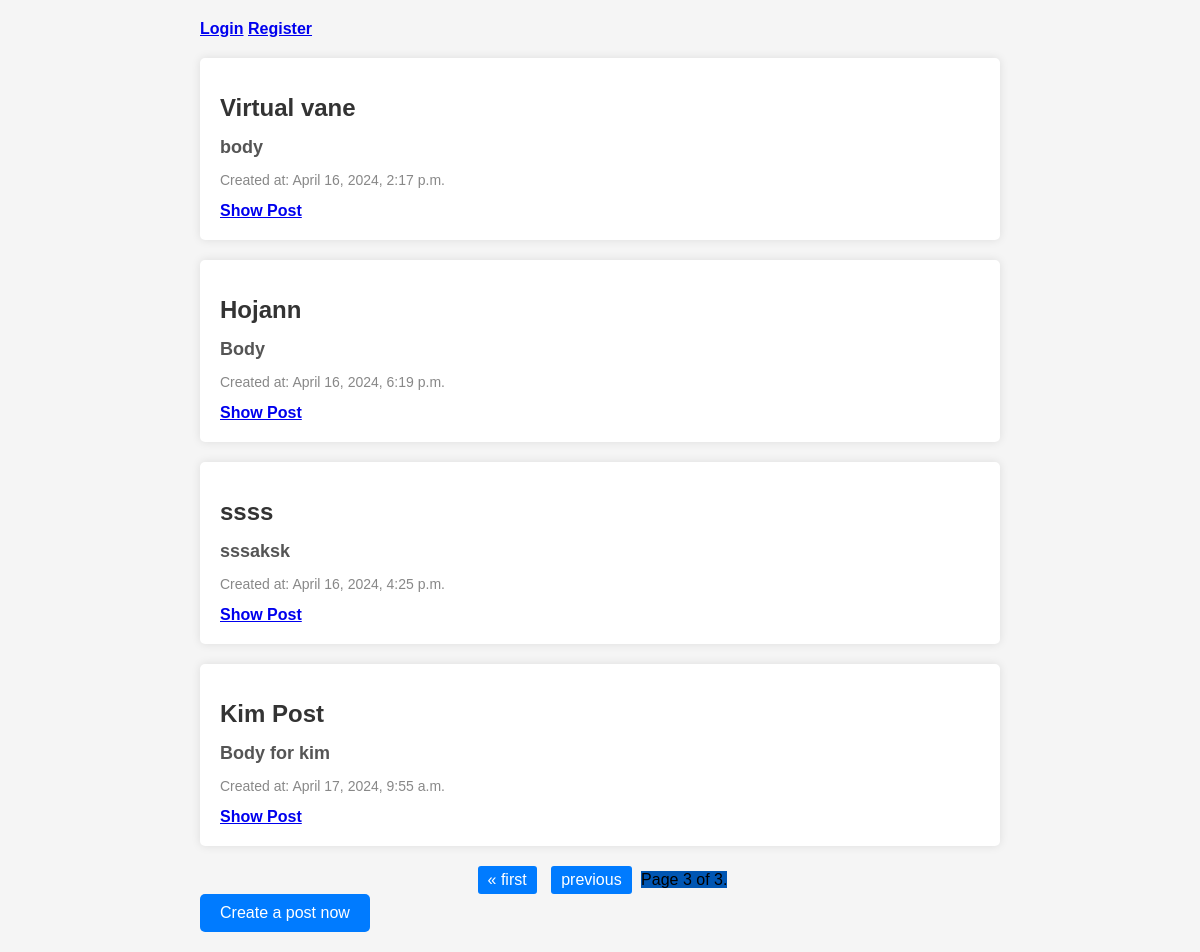
The page /posts/?page=4 on the database as committed earlier.
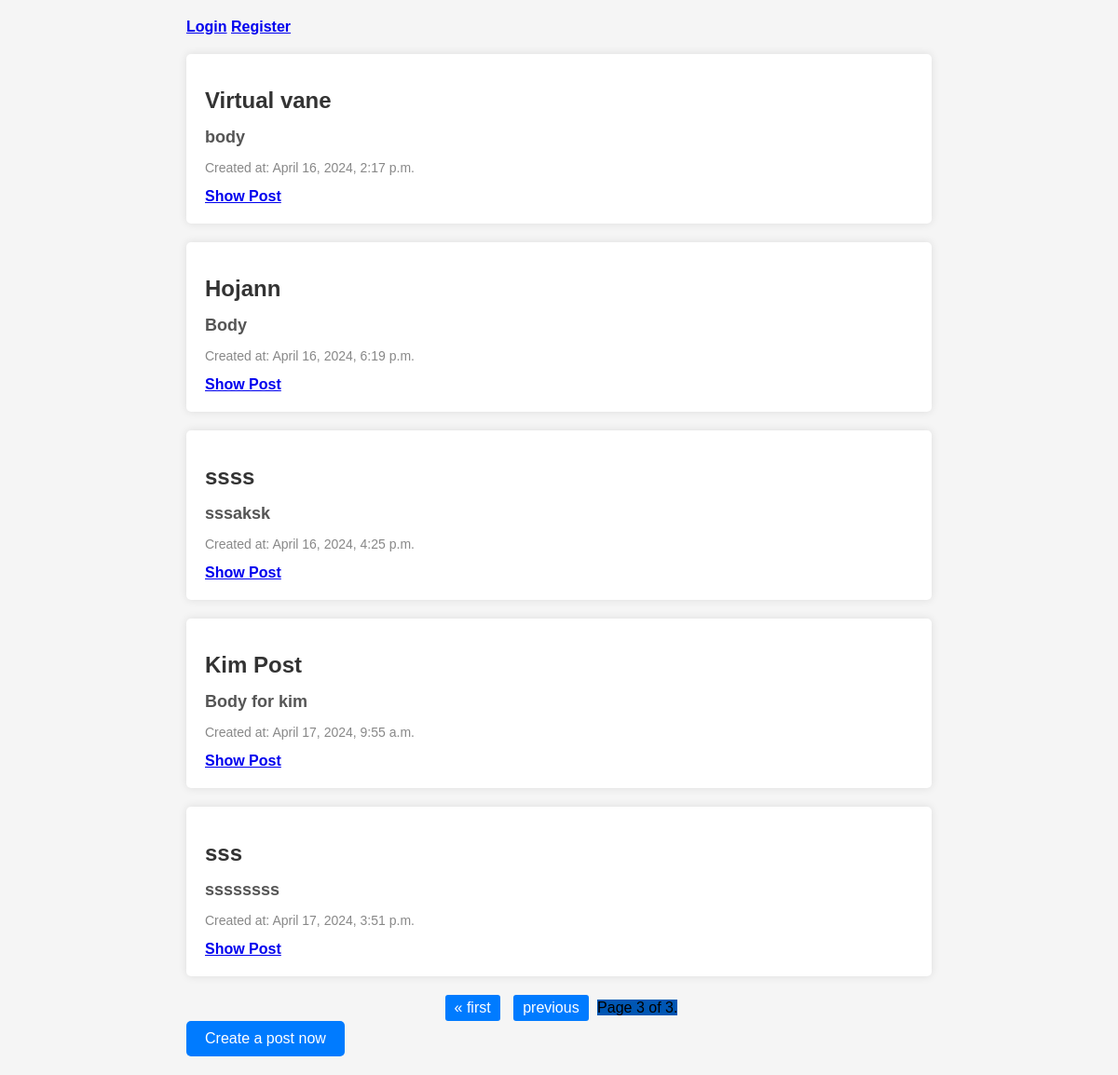
The same page on the database as committed later.
### app/models.py (models this page shows, shortened)
class Post(models.Model):
    title = models.CharField(max_length=200)
    body = models.TextField()
    created_at = models.DateTimeField(default=datetime.now())

### app/views.py (the view)
# urls.py: path('posts/', views.posts, name='home'),
def posts(request):
    posts = Post.objects.all()
    user = request.user
    paginator = Paginator(posts, 5)  # Paginate by 5 posts per page
    page_number = request.GET.get('page')
    page_obj = paginator.get_page(page_number)
    context = {'page_obj': page_obj, 'user': user}
    return render(request, 'home.html', context)

### templates/home.html (shortened to what this page needs)
<!DOCTYPE html>
<html lang="en">
<head>
</head>
<body>
    <div class="container">
        <div class="user-info">
            {% if user.is_authenticated %}
                <p>Welcome, <b>{{ user.username }}</b></p>
                <b><a href="{% url 'logout' %}">Logout</a></b>
            {% else %}
                <b><a href="{% url 'login' %}">Login</a></b>
                <b><a href="{% url 'register' %}">Register</a></b>
            {% endif %}
        </div>
        {% for post in page_obj %}
            <div class="post">
                <h1>{{ post.title }}</h1>
                <h2>{{ post.body }}</h2>
                <p>Created at: {{ post.created_at }}</p>
                <b><a href="{% url 'post-detail' post.id %}">Show Post</a></b>
            </div>
        {% endfor %}
        <div class="pagination">
            <span class="step-links">
                {% if page_obj.has_previous %}
                    <a href="?page=1">&laquo; first</a>
                    <a href="?page={{ page_obj.previous_page_number }}">previous</a>
                {% endif %}
                <span class="current">
                    Page {{ page_obj.number }} of {{ page_obj.paginator.num_pages }}.
                </span>
            </span>
        </div>
        <a href="{% url 'create-post' %}" class="create-post-button">Create a post now</a>
    </div>
</body>
</html>

Rows that differ between the two databases and show on the page:
added Post: title "sss", body "ssssssss", created_at "April 17, 2024, 3:51 p.m."
